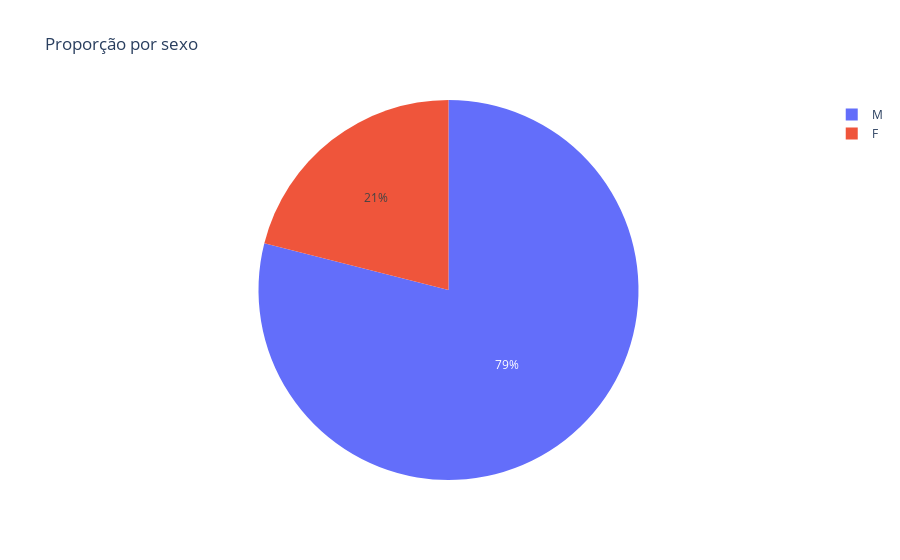

The cell this chart's notebook holds for it:
### Code cell
fig_sex = px.pie(df_tratado2, names="Sex", title="Proporção por sexo")
fig_sex.show()

fig_ex_ang = px.pie(df_tratado2, names="ExerciseAngina", title="ExerciseAngina")
fig_ex_ang.show()

fig_st_slope = px.pie(df_tratado2, names="ST_Slope", title="Inclinação do segmento ST")
fig_st_slope.show()

fig_hd = px.pie(df_tratado2, names="HeartDisease", title="Presença de doença cardíaca")
fig_hd.show()

### Figure 1 — Plotly figure (JSON) as saved in the notebook; plotly's stock layout.template omitted (floating-point values rounded to 4 significant figures; data arrays with more than 128 entries replaced by an {"elided": "..."} marker saying what was removed)
{"data": [{"domain": {"x": [0, 1], "y": [0, 1]}, "hovertemplate": "Sex=%{label}<extra></extra>", "labels": {"elided": "917 str values"}, "legendgroup": "", "name": "", "showlegend": true, "type": "pie"}], "layout": {"legend": {"tracegroupgap": 0}, "title": {"text": "Proporção por sexo"}}}
